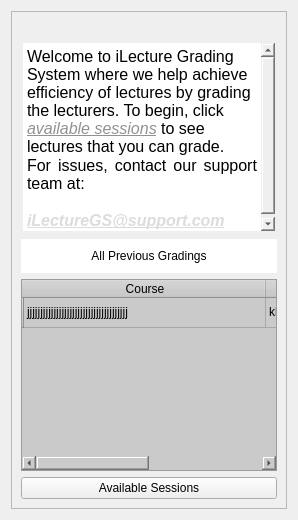
          <widget class="QWidget" name="student_home">
           <layout class="QVBoxLayout" name="verticalLayout_189">
            <item>
             <widget class="QFrame" name="frame_5">
              <property name="frameShape">
               <enum>QFrame::StyledPanel</enum>
              </property>
              <property name="frameShadow">
               <enum>QFrame::Raised</enum>
              </property>
              <layout class="QVBoxLayout" name="verticalLayout_13">
               <item>
                <widget class="QLabel" name="label_10">
                 <property name="text">
                  <string/>
                 </property>
                 <property name="pixmap">
                  <pixmap>:/futminna</pixmap>
                 </property>
                 <property name="alignment">
                  <set>Qt::AlignCenter</set>
                 </property>
                </widget>
               </item>
               <item>
                <widget class="QTextBrowser" name="textBrowser">
                 <property name="styleSheet">
                  <string notr="true">border: 2px dashed #efefef;</string>
                 </property>
                 <property name="html">
                  <string>&lt;!DOCTYPE HTML PUBLIC &quot;-//W3C//DTD HTML 4.0//EN&quot; &quot;http://www.w3.org/TR/REC-html40/strict.dtd&quot;&gt;
&lt;html&gt;&lt;head&gt;&lt;meta name=&quot;qrichtext&quot; content=&quot;1&quot; /&gt;&lt;style type=&quot;text/css&quot;&gt;
p, li { white-space: pre-wrap; }
&lt;/style&gt;&lt;/head&gt;&lt;body style=&quot; font-family:'MS Shell Dlg 2'; font-size:8.25pt; font-weight:400; font-style:normal;&quot;&gt;
&lt;p style=&quot; margin-top:0px; margin-bottom:0px; margin-left:0px; margin-right:0px; -qt-block-indent:0; text-indent:0px;&quot;&gt;&lt;img src=&quot;:/home&quot; /&gt;&lt;span style=&quot; font-family:'Comic Sans MS'; font-size:12pt;&quot;&gt;Welcome to iLecture Grading System where we help achieve efficiency of lectures by grading the lecturers. To begin, click &lt;/span&gt;&lt;span style=&quot; font-family:'Comic Sans MS'; font-size:12pt; font-style:italic; text-decoration: underline; color:#919191;&quot;&gt;available sessions&lt;/span&gt;&lt;span style=&quot; font-family:'Comic Sans MS'; font-size:12pt;&quot;&gt; to see lectures that you can grade.&lt;/span&gt;&lt;/p&gt;
&lt;p align=&quot;justify&quot; style=&quot; margin-top:0px; margin-bottom:0px; margin-left:0px; margin-right:0px; -qt-block-indent:0; text-indent:0px;&quot;&gt;&lt;span style=&quot; font-family:'Comic Sans MS'; font-size:12pt;&quot;&gt;For issues, contact our support team at:&lt;/span&gt;&lt;/p&gt;
&lt;p align=&quot;justify&quot; style=&quot; margin-top:0px; margin-bottom:0px; margin-left:0px; margin-right:0px; -qt-block-indent:0; text-indent:0px;&quot;&gt;&lt;span style=&quot; font-family:'Comic Sans MS'; font-size:12pt;&quot;&gt;	 &lt;/span&gt;&lt;span style=&quot; font-family:'Comic Sans MS'; font-size:12pt; font-weight:600; font-style:italic; text-decoration: underline; color:#dbddd8;&quot;&gt;iLectureGS@support.com&lt;/span&gt;&lt;/p&gt;&lt;/body&gt;&lt;/html&gt;</string>
                 </property>
                </widget>
               </item>
               <item>
                <widget class="QLabel" name="label_11">
                 <property name="styleSheet">
                  <string notr="true">background-color: rgb(255, 255, 255);
border-radius: 0px;
padding: 10%;</string>
                 </property>
                 <property name="text">
                  <string>All Previous Gradings</string>
                 </property>
                 <property name="alignment">
                  <set>Qt::AlignCenter</set>
                 </property>
                </widget>
               </item>
               <item>
                <widget class="QTableWidget" name="tableWidget">
                 <property name="styleSheet">
                  <string notr="true">background-color: rgb(202, 202, 202);
font: 10pt &quot;Comic Sans MS&quot;;</string>
                 </property>
                 <property name="autoScrollMargin">
                  <number>15</number>
                 </property>
                 <property name="editTriggers">
                  <set>QAbstractItemView::NoEditTriggers</set>
                 </property>
                 <property name="alternatingRowColors">
                  <bool>true</bool>
                 </property>
                 <property name="gridStyle">
                  <enum>Qt::SolidLine</enum>
                 </property>
                 <property name="sortingEnabled">
                  <bool>false</bool>
                 </property>
                 <property name="wordWrap">
                  <bool>true</bool>
                 </property>
                 <property name="rowCount">
                  <number>1</number>
                 </property>
                 <property name="columnCount">
                  <number>2</number>
                 </property>
                 <attribute name="horizontalHeaderCascadingSectionResizes">
                  <bool>true</bool>
                 </attribute>
                 <attribute name="horizontalHeaderDefaultSectionSize">
                  <number>242</number>
                 </attribute>
                 <attribute name="horizontalHeaderMinimumSectionSize">
                  <number>48</number>
                 </attribute>
                 <attribute name="verticalHeaderDefaultSectionSize">
                  <number>30</number>
                 </attribute>
                 <attribute name="verticalHeaderMinimumSectionSize">
                  <number>30</number>
                 </attribute>
                 <row>
                  <property name="text">
                   <string/>
                  </property>
                 </row>
                 <column>
                  <property name="text">
                   <string>Course</string>
                  </property>
                 </column>
                 <column>
                  <property name="text">
                   <string>Time</string>
                  </property>
                 </column>
                 <item row="0" column="0">
                  <property name="text">
                   <string>jjjjjjjjjjjjjjjjjjjjjjjjjjjjjjjjjjjjjj</string>
                  </property>
                 </item>
                 <item row="0" column="1">
                  <property name="text">
                   <string>kkkkkkkkkkkkkkkkkkkkkkkk</string>
                  </property>
                 </item>
                </widget>
               </item>
               <item>
                <widget class="QPushButton" name="availSessionBtn">
                 <property name="text">
                  <string>Available Sessions</string>
                 </property>
                </widget>
               </item>
              </layout>
              <zorder>label_10</zorder>
              <zorder>label_11</zorder>
              <zorder>availSessionBtn</zorder>
              <zorder>tableWidget</zorder>
              <zorder>textBrowser</zorder>
             </widget>
            </item>
           </layout>
          </widget>
